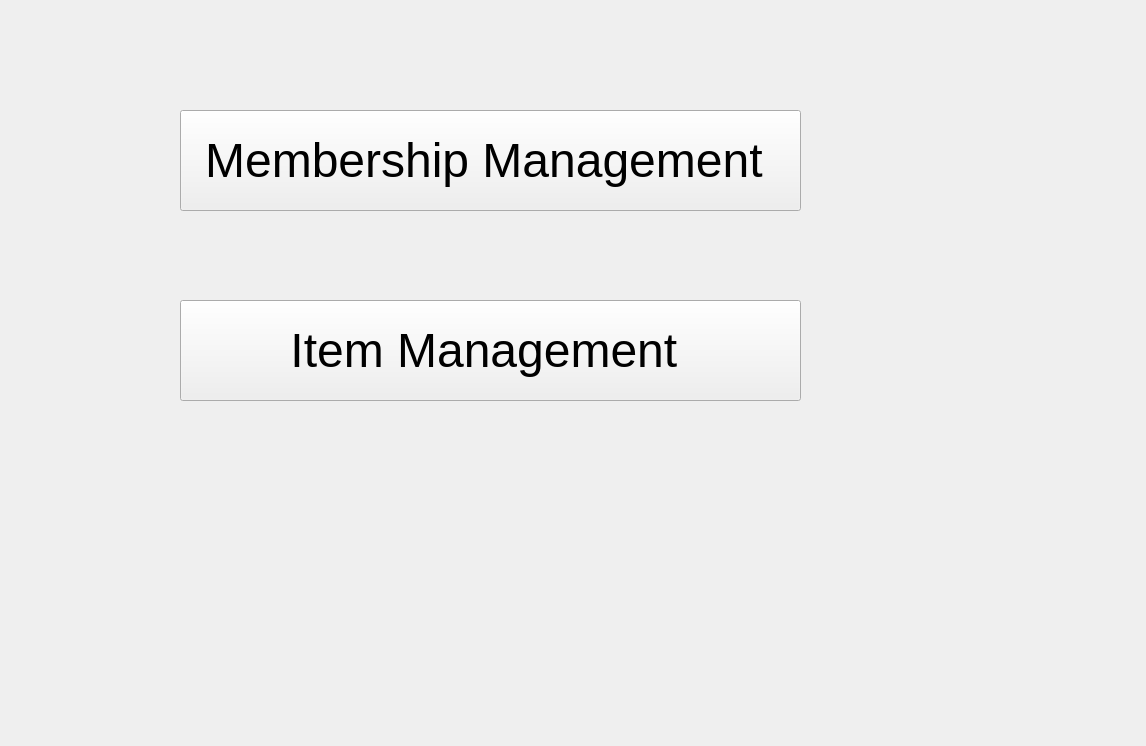
<?xml version="1.0" encoding="UTF-8"?>
<ui version="4.0">
 <class>Admin</class>
 <widget class="QWidget" name="Admin">
  <property name="geometry">
   <rect>
    <x>0</x>
    <y>0</y>
    <width>1146</width>
    <height>746</height>
   </rect>
  </property>
  <property name="windowTitle">
   <string>Form</string>
  </property>
  <widget class="QPushButton" name="pushButton">
   <property name="geometry">
    <rect>
     <x>180</x>
     <y>110</y>
     <width>621</width>
     <height>101</height>
    </rect>
   </property>
   <property name="font">
    <font>
     <family>Arial</family>
     <pointsize>36</pointsize>
    </font>
   </property>
   <property name="text">
    <string>Membership Management </string>
   </property>
  </widget>
  <widget class="QPushButton" name="pushButton_2">
   <property name="geometry">
    <rect>
     <x>180</x>
     <y>300</y>
     <width>621</width>
     <height>101</height>
    </rect>
   </property>
   <property name="font">
    <font>
     <family>Arial</family>
     <pointsize>36</pointsize>
    </font>
   </property>
   <property name="text">
    <string>Item Management </string>
   </property>
  </widget>
 </widget>
 <resources/>
 <connections/>
</ui>
